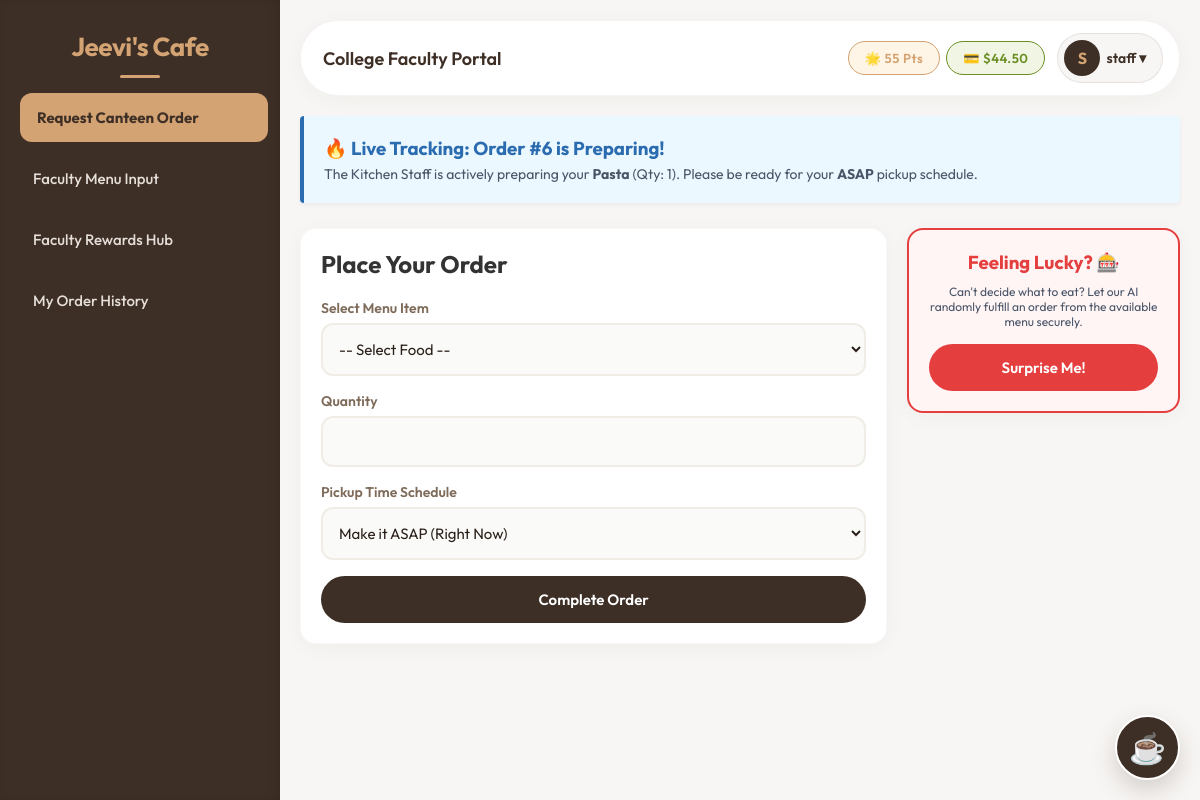
The app's page /facultyIndex.php (signed in) with its own data.
### tables this page shows
CREATE TABLE `users` (
  `id` int(11) NOT NULL,
  `username` varchar(50) NOT NULL,
  `password` varchar(255) NOT NULL,
  `role` enum('user','admin','staff') NOT NULL DEFAULT 'user',
  `wallet` decimal(10,2) DEFAULT 50.00,
  `loyalty_points` int(11) DEFAULT 0,
  `register_number` varchar(50) DEFAULT NULL
);

CREATE TABLE `orders` (
  `id` int(11) NOT NULL,
  `food_name` varchar(255) NOT NULL,
  `quantity` int(11) NOT NULL,
  `order_date` datetime DEFAULT current_timestamp(),
  `user_id` int(11) DEFAULT 0,
  `status` enum('pending','completed','cancelled') DEFAULT 'pending',
  `is_rated` tinyint(1) DEFAULT 0,
  `total_price` decimal(10,2) DEFAULT 0.00,
  `pickup_time` varchar(50) DEFAULT 'ASAP'
);

### facultyIndex.php (the view, shortened to what this page needs)
<?php
require 'includes/header.php';
$liveQ = $conn->query("SELECT * FROM orders WHERE user_id=$user_id AND status='pending' ORDER BY id DESC LIMIT 1");
$isWaiting = ($liveQ && $liveQ->num_rows > 0);
if($isWaiting) $liveOrder = $liveQ->fetch_assoc();
?>
<?php if($isWaiting): ?>
<div style="background-color: #ebf8ff; border-left: 4px solid #2b6cb0; padding: 20px; margin-bottom: 25px; border-radius: 4px; box-shadow: 0 2px 4px rgba(0,0,0,0.05);">
    <h3 style="color:#2b6cb0; margin-bottom: 5px;">🔥 Live Tracking: Order #<?php echo $liveOrder['id']; ?> is Preparing!</h3>
    <p style="color:#4a5568; font-size:14px;">The Kitchen Staff is actively preparing your <strong><?php echo htmlspecialchars($liveOrder['food_name']); ?></strong> (Qty: <?php echo $liveOrder['quantity']; ?>). Please be ready for your <strong><?php echo htmlspecialchars($liveOrder['pickup_time']); ?></strong> pickup schedule.</p>
</div>
<?php endif; ?>
<div style="display:flex; gap:20px;">
    <div class="form-container" style="flex: 2; margin:0;">
        <h2 style="margin-bottom: 20px; color: #333;">Place Your Order</h2>
        <form class="ajax-form" data-action="place_order">
            <div class="form-group">
                <label for="food_name">Select Menu Item</label>
                <select id="food_name" name="food_name" required>
                    <option value="">-- Select Food --</option>
                </select>
            </div>
            <div class="form-group">
                <label for="quantity">Quantity</label>
                <input type="number" id="quantity" name="quantity" min="1" max="20" required>
            </div>
            <div class="form-group">
                <label for="pickup_time">Pickup Time Schedule</label>
                <select id="pickup_time" name="pickup_time" required>
                    <option value="ASAP">Make it ASAP (Right Now)</option>
                </select>
            </div>
            <button type="submit" class="btn" style="width: 100%;">Complete Order</button>
        </form>
    </div>
    <div style="flex: 1; display:flex; flex-direction:column; gap:20px;">
        <div class="form-container" style="margin:0; background:#fff5f5; border: 2px solid #e53e3e; text-align:center;">
            <h3 style="margin-bottom: 10px; color: #e53e3e;">Feeling Lucky? 🎰</h3>
            <p style="font-size:12px; color:#4a5568; margin-bottom:15px;">Can't decide what to eat? Let our AI randomly fulfill an order from the available menu securely.</p>
            <button onclick="confirmAction('surprise_me', null, 'Deduct funds and authorize AI to randomly pick your meal?')" class="btn" style="background:#e53e3e; width:100%;">Surprise Me!</button>
        </div>
    </div>
</div>
<?php require 'includes/footer.php'; ?>

### includes/header.php (shortened to what this page needs)
<?php
require 'includes/db.php';
$stmt = $conn->prepare("SELECT username, role, wallet, loyalty_points FROM users WHERE id=?");
$stmt->bind_param("i", $_SESSION['user_id']);
$stmt->execute();
$me = $stmt->get_result()->fetch_assoc();
$username = $me['username'];
$role = trim(strtolower($me['role']));
$user_id = $_SESSION['user_id'];
$wallet = $me['wallet'];
$loyalty_points = $me['loyalty_points'] ?? 0;
$currentPage = basename($_SERVER['PHP_SELF']);
?>
<!DOCTYPE html>
<html lang="en">
<head>
    <link rel="stylesheet" href="assets/css/style.css">
</head>
<body>
<div class="app-container">
    <div class="sidebar">
        <h2>Jeevi's Cafe</h2>
        <ul>
            <?php if ($role === 'staff'): ?>
            <li><a href="facultyIndex.php" class="<?php echo ($currentPage=='facultyIndex.php')?'active':''; ?>">Request Canteen Order</a></li>
            <li><a href="facultyVote.php" class="<?php echo ($currentPage=='facultyVote.php')?'active':''; ?>">Faculty Menu Input</a></li>
            <li><a href="facultyVouchers.php" class="<?php echo ($currentPage=='facultyVouchers.php')?'active':''; ?>">Faculty Rewards Hub</a></li>
            <li><a href="facultyOrders.php" class="<?php echo ($currentPage=='facultyOrders.php')?'active':''; ?>">My Order History</a></li>
            <?php endif; ?>
        </ul>
    </div>
    <div class="main-content">
        <div class="header">
            <h3><?php
                if($role === 'admin') echo 'Canteen Administrator';
                elseif($role === 'staff') echo 'College Faculty Portal';
                else echo 'Student Portal';
            ?></h3>
            <div class="user-info">
                <?php if($role === 'user' || $role === 'staff'): ?>
                <div class="badge-group">
                    <span class="badge" style="background:#FFF5E6; color:#D4A373; border: 1px solid #D4A373;">🌟 <span id="nav-points"><?php echo $loyalty_points; ?></span> Pts</span>
                    <span class="badge" style="background:#F0F5E4; color:#6B8E23; border: 1px solid #6B8E23;">💳 $<span id="nav-wallet"><?php echo number_format($wallet, 2); ?></span></span>
                </div>
                <?php endif; ?>
                <div class="user-dropdown-container">
                    <div class="user-avatar-btn">
                        <div class="avatar-circle"><?php echo strtoupper(substr($username, 0, 1)); ?></div>
                        <span class="avatar-text"><?php echo htmlspecialchars($username); ?> ▾</span>
                    </div>
                </div>
            </div>
        </div>
        <div class="content-body">

### records on screen
users: loyalty_points "55", wallet "44.50", username "S", username "staff"
orders: id "6", food_name "Pasta", quantity "1", pickup_time "ASAP"
